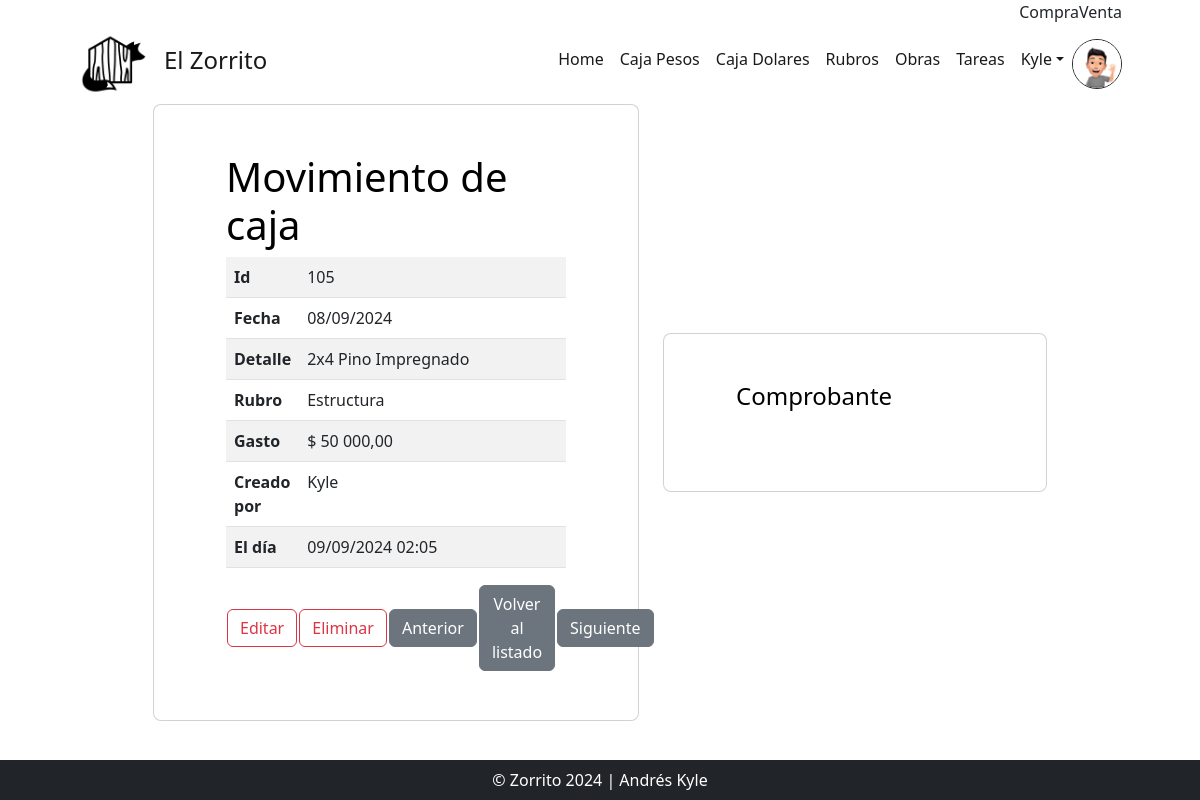
The page /movimientos_detail/105/ (signed in) on the database its author committed.
### users/models.py (models this page shows, shortened)
class Imagen(models.Model):
    user = models.OneToOneField(User, on_delete=models.CASCADE, null=True)
    imagen = models.ImageField(upload_to='avatares', null=True, blank = True)

### AppZorro/models.py (models this page shows)
class CajaPesos(models.Model):
    fecha = models.DateField(default=date.today)
    rubro = models.ForeignKey(Rubros, null=True, on_delete=models.RESTRICT)
    detalle = models.CharField(max_length=60)
    ingreso = models.FloatField(default=0)
    egreso = models.FloatField(default=0)
    comprobante = models.ImageField(upload_to='comprobantes', null=True, blank = True)
    obra = models.ForeignKey(Obra, null=True, on_delete=models.RESTRICT)
    autor = models.ForeignKey(settings.AUTH_USER_MODEL, on_delete=models.RESTRICT, null=True, blank=True, editable=False)
    action_time = models.DateTimeField(auto_now=True, editable=False)
    cotiza = models.FloatField(default=DolarBlue.compra())
    conecta = models.OneToOneField('CajaDolares', null=True, blank=True, on_delete=models.CASCADE)

class Rubros(models.Model):
    titulo = models.CharField(max_length=30)
    def __str__(self):
        return f"{self.titulo}"

### AppZorro/views.py (the view)
# urls.py: path('movimientos_detail/<int:pk>/', views.MovimientosDetailView.as_view(), name="Detalles"),
class MovimientosDetailView(LoginRequiredMixin, DetailView):
    model = CajaPesos
    def get(self, request, *args, **kwargs):
        self.object = self.get_object()
        context = self.get_context_data(object=self.object)
        id_actual = self.object.id
        objetos_ordenados = list(CajaPesos.objects.order_by('id'))
        min = objetos_ordenados[0]
        max = objetos_ordenados[-1]
        min = min.id
        max = max.id
        if self.object.id == min:
            previo = min
        else:
            previo = objetos_ordenados[objetos_ordenados.index(self.object)-1]
            previo = previo.id
        if self.object.id == max:
            siguiente = max
        else:
            siguiente = CajaPesos.objects.filter(id__gt=id_actual).order_by('id').first()
            siguiente = siguiente.id
        context['siguiente'] = siguiente
        context['previo'] = previo
        return self.render_to_response(context)

### AppZorro/templates/AppZorro/CajaPesos_detail.html (shortened to what this page needs)
{% extends 'AppZorro/base.html' %}
{% load static %}
{% block main %}
<div id="todo" class="row d-flex justify-content-center align-items-center">
  <div class="col-xl-5">
      <div class="card rounded-3 text-black">
          <div class="card-body p-md-5 mx-md-4">
              <h3 class="display-6">Movimiento de caja</h3>
                  <table class="table table-striped ">
                        <tr>
                          <th width="20%">Id</th>
                          <td>{{ object.id }}</td>
                        </tr>
                        <tr>
                          <th width="20%">Fecha</th>
                          <td>{{ object.fecha|date:"d/m/Y" }}</td>
                        </tr>
                        <tr>
                          <th width="20%">Detalle</th>
                          <td>{{ object.detalle }}</td>
                        </tr>
                        <tr>
                          <th width="20%">Rubro</th>
                          <td>{{ object.rubro }}</td>
                        </tr>
                        <tr>
                          {% if object.egreso > 0 %}
                          <th width="20%">Gasto</th>
                          <td>$ {{ object.egreso|floatformat:"2g" }}</td>
                          {% endif %}
                        </tr>
                        <tr>
                          <th width="20%">Creado por</th>
                          <td>{{ object.autor }}</td>
                        </tr>
                        <tr>
                          <th width="20%">El día</th>
                          <td>{{ object.action_time|date:'d/m/Y H:i' }}</td>
                        </tr>
                  </table>
                  <table>
                      <tr>
                        <td><a type="button" class="btn btn-outline-danger" href="{% url 'EditarMovimiento' object.id %}">Editar</a></td>
                        <td><a type="button" class="btn btn-outline-danger" href="{% url 'MovimientosDelete' object.id %}">Eliminar</a></td>
                        <td><a type="button" class="btn btn-secondary btn-me" href="{% url 'Detalles' previo %}">Anterior</a></td>
                        <td><a type="button"  class="btn btn-secondary btn-me" href="{% url 'Movimientos' %}">Volver al listado</a></td>
                        <td><a type="button" class="btn btn-secondary btn-me" href="{% url 'Detalles' siguiente %}">Siguiente</a></td>
                      </tr>
                  </table>
              </div>
          </div>
      </div>
      <div class="col-xl-4">
          <div class="card rounded-3 text-black">
              <div class="card-body p-md-5 mx-md-4">
                  <h4 >Comprobante</h4>
              </div>
          </div>
      </div>
  </div>
{% endblock main %}

### AppZorro/templates/AppZorro/base.html (shortened to what this page needs)
<!DOCTYPE html>
{% load static %}
<html lang="es">
    <head>
        <link href="https://cdn.jsdelivr.net/npm/bootstrap-icons@1.4.1/font/bootstrap-icons.css" rel="stylesheet" />
        <link href="{% static 'AppZorro/css/styles.css' %}" rel="stylesheet" />
    </head>
    <body class="h-100 bg-white ">
        <nav class="navbar navbar-expand-md p-0 navbar-success">
            <div class="container px-lg-5">
                <div class="collapse navbar-collapse" id="navbarSupportedContent">
                    <ul class="navbar-nav ms-auto mb-0 mb-lg-0">
                        <li class="nav-item">Compra {{dolar_compra}} </li>
                        <li class="nav-item">Venta {{dolar_venta}}</li>
                    </ul>
                </div>
            </div>
        </nav>
        <nav class="navbar navbar-expand-xl p-0 navbar-light navbar-gradient">
            <div class="container px-lg-5">
                <th><a class="navbar-brand" href="{% url 'Inicio' %}"><img src="{% static 'AppZorro/assets/img/logo.png' %}" alt="" height="70px"></a></th><a class="navbar-brand" href="{% url 'Inicio' %}"><h4 class="">El Zorrito</h4></a>
                <div class="collapse navbar-collapse" id="navbarSupportedContent">
                    <ul class="navbar-nav ms-auto mb-2 mb-lg-0">
                        <li class="nav-item"><a class="nav-link active" aria-current="page" href="{% url 'Inicio' %}">Home</a></li>
                        <li class="nav-item"><a class="nav-link active" aria-current="page" href="{% url 'Movimientos' %}">Caja Pesos</a></li>
                        <li class="nav-item"><a class="nav-link active" aria-current="page" href="{% url 'Dolares' %}">Caja Dolares</a></li>
                        <li class="nav-item"><a class="nav-link active" aria-current="page" href="{% url 'Rubros' %}">Rubros</a></li>
                        <li class="nav-item"><a class="nav-link active" aria-current="page" href="{% url 'Obras' %}">Obras</a></li>
                        <li class="nav-item"><a class="nav-link active" aria-current="page" href="{% url 'Tareas' %}">Tareas</a></li>
                        {% if request.user.is_authenticated %}
                            <li class="nav-item dropdown">
                            <a class="nav-link active dropdown-toggle" href="#" id="navbarDropdownMenuLink" data-bs-toggle="dropdown" aria-haspopup="true" aria-expanded="false">{{ request.user.username }}</a>
                            </li>
                            <img src="{{request.user.imagen.imagen.url}}" alt="" class="rounded-circle border border-dark" height="50px">
                        {% else %}
                        <li class="nav-item"><a class="nav-link active" href="{% url 'Login' %}">Acceder</a></li>
                        {% endif %}
                    </ul>
                </div>
            </div>
        </nav>
        {% block main %}
        {% endblock main %}
        <div class="fixed-bottom">
            <footer class="py-1 bg-dark">
                <div class="container"><p class="m-1 text-center text-white">&copy; Zorrito 2024 | Andrés Kyle</p></div>
            </footer>
        </div>
    </body>
</html>

### rows shown on the page
CajaPesos: id "105", fecha "08/09/2024", detalle "2x4 Pino Impregnado", rubro "Estructura", egreso "50 000,00", autor "Kyle", action_time "09/09/2024 02:05"

### other values the page prints
{{ request.user.username }} "Kyle"
